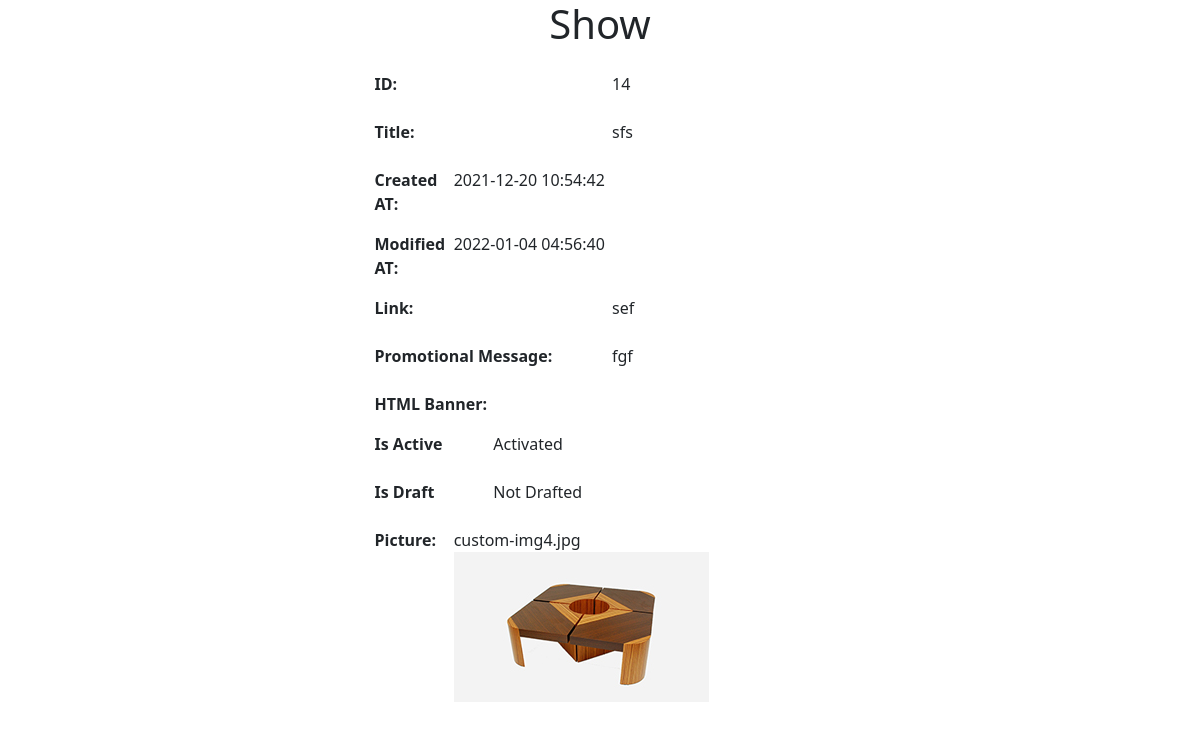
Screenshot of /admin/Banners/show.php?id=14 with the database file from the repository.
### tables this page shows
CREATE TABLE `banner` (
  `id` int(11) NOT NULL,
  `title` varchar(255) NOT NULL,
  `link` varchar(255) NOT NULL,
  `promotional_message` varchar(255) NOT NULL,
  `html_banner` varchar(255) NOT NULL,
  `is_draft` tinyint(4) NOT NULL DEFAULT '0',
  `picture` varchar(255) DEFAULT NULL,
  `created_at` datetime NOT NULL DEFAULT CURRENT_TIMESTAMP,
  `modified_at` datetime NOT NULL DEFAULT CURRENT_TIMESTAMP,
  `is_active` tinyint(4) NOT NULL DEFAULT '0'
);

### src/Banner.php (called while the page is built, shortened)
<?php
class Banner{
    public $conn = null;
    public function __construct()
    {
        $this->conn = new PDO("mysql:host=localhost;dbname=ecommerce",
            'root', '');
        $this->conn->setAttribute(PDO::ATTR_ERRMODE,
            PDO::ERRMODE_EXCEPTION);
    }
    public function show($id){
        $query = "SELECT * FROM `banner` WHERE id = :id";
        $stmt = $this->conn->prepare($query);
        $stmt->bindParam(':id', $id);
        $result = $stmt->execute();
        $banner = $stmt->fetch();
        return $banner;
    }
}
?>

### config.php (called while the page is built, shortened)
<?php
$webroot = 'http://localhost/batch1-arfan/crud/';
?>

### admin/Banners/show.php (the view, shortened to what this page needs)
<?php
include_once($_SERVER['DOCUMENT_ROOT']."/batch1-arfan/crud/config.php");
$_id = $_GET['id'];
$_banner = new Banner();
$banner = $_banner->show($_id);
?>
<!doctype html>
<html lang="en">
<head>
    <link href="https://cdn.jsdelivr.net/npm/bootstrap@5.1.3/dist/css/bootstrap.min.css" rel="stylesheet">
</head>
<body>
<section>
    <div class="container">
        <div class="row justify-content-center">
            <div class="col-md-5">
                <h1 class="text-center mb-4">Show</h1>
                <dl class="row">
                    <dt class="col-md-6">ID:</dt>
                    <dd class="col-md-6"><?= $banner['id'];?></dd>
                </dl>
                <dl class="row">
                    <dt class="col-md-6">Title:</dt>
                    <dd class="col-md-6"><?= $banner['title'];?></dd>
                </dl>
                <dl class="row">
                    <dt class="col-md-2">Created AT:</dt>
                    <dd class="col-md-10"><?= $banner['created_at'];?></dd>
                </dl>
                <dl class="row">
                    <dt class="col-md-2">Modified AT:</dt>
                    <dd class="col-md-10"><?= $banner['modified_at'];?></dd>
                </dl>
                <dl class="row">
                    <dt class="col-md-6">Link:</dt>
                    <dd class="col-md-6"><?= $banner['link'];?></dd>
                </dl>
                <dl class="row">
                    <dt class="col-md-6">Promotional Message:</dt>
                    <dd class="col-md-6"><?= $banner['promotional_message'];?></dd>
                </dl>
                <dl class="row">
                    <dt class="col-md-6">HTML Banner:</dt>
                    <dd class="col-md-6"><?= $banner['html_banner'];?></dd>
                </dl>
                <dl class="row">
                    <dt class="col-md-3">Is Active</dt>
                    <dd class="col-md-9">
                        <?php
                        echo $banner['is_active'] ? 'Activated' : 'Deactivated';
                        ?>
                    </dd>
                </dl><dl class="row">
                    <dt class="col-md-3">Is Draft</dt>
                    <dd class="col-md-9">
                        <?php
                        echo $banner['is_draft'] ? 'Drafted' : 'Not Drafted';
                        ?>
                    </dd>
                </dl>
                <dl class="row">
                    <dt class="col-md-2">Picture:</dt>
                    <dd class="col-md-10">
                        <?= $banner['picture'];?>
                        <img src="<?=$webroot;?>uploads/<?=$banner['picture'];?>">
                    </dd>
                </dl>
            </div>
        </div>
    </div>
</section>
</body>
</html>

### rows the page displays
banner: id "14", title "sfs", created_at "2021-12-20 10:54:42", modified_at "2022-01-04 04:56:40", link "sef", promotional_message "fgf", picture "custom-img4.jpg", picture (picture)
